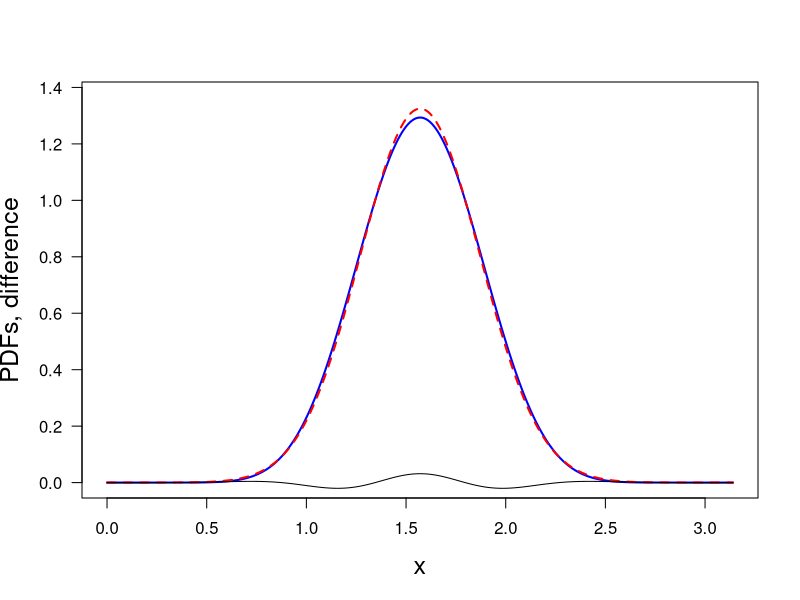

R code for this plot:
print('file: SolutionNormaHPFS2.R')
# EXERCISE & SOLUTION: exHPFS (part 2)
# (2) Normalize [y(x)]^10, construct a normal approximation, and plot both PDFs.
dx = 0.01; x = seq(0,pi,dx); y = sin(x); y10 = y^10
# (a) normalize y10:
y10N = sum(y10)*dx         # 0.7731263
y10normalized = y10/y10N
# (b) construct a normal approximation: calculate mean and variance of y10normalized
# (b1) mean mu is obviously pi/2, however, this is a code that can be applied
#      to other functions as well
mu1 = sum(x*y10normalized)*dx  # 1.570796 = pi/2 (as expected)
# (b2) variance:
var1 = sum( (x-mu1)^2*y10normalized)*dx   # 0.09066148
# (b3) normal density:
y10normalapprox = dnorm(x,mean=mu1,sd=sqrt(var1))
# (c) plot normalized y10 and normal approximation
# png('exHPFSM1603Part2.png',width=16,height=12,units='cm',res=300)
plot(x,y10normalized,type='l',lwd=2,col='blue',xlab='x',ylab='PDFs, difference',
     ylim=c(0,max(y10normalapprox)*1.03),las=1,cex.lab=1.5)
lines(x,y10normalapprox,col='red',lwd=2,lty=2)
d = y10normalapprox-y10normalized
lines(x,d,col='black',lwd=1,lty=1)
# dev.off()